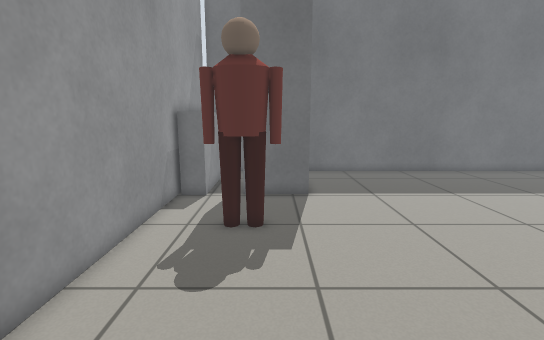
View 1 (above)

16 first-person views from a walk through a Gazebo world. The camera is 0.93 m above the floor, tilts 10° down and sees 85° across. Floor lines are 1 m apart. The floor is counted in squares, 0.25 m on a side. Each view is taken from the middle of a square. On the plan, view 1 faces up. The plan holds only what a view shows up to about 20 squares ahead; the rest is blank. Some stock models are drawn as simple stand-ins.

View 2
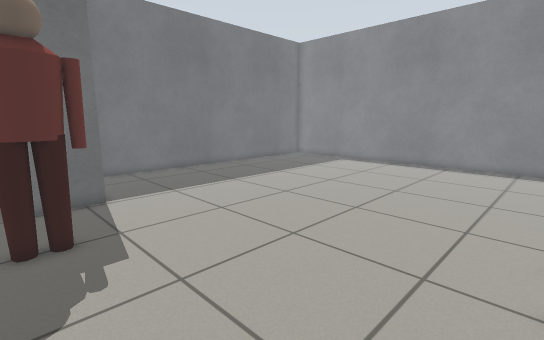

View 3
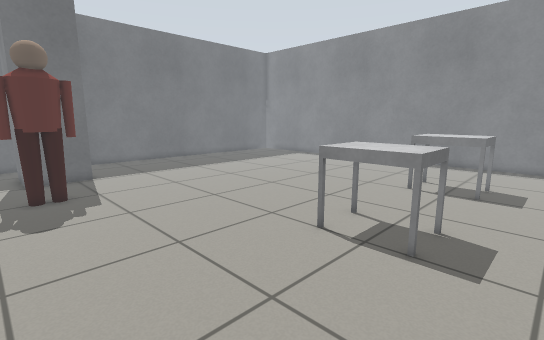

View 4
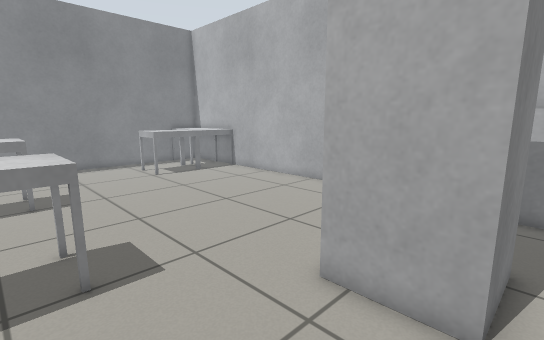

View 5
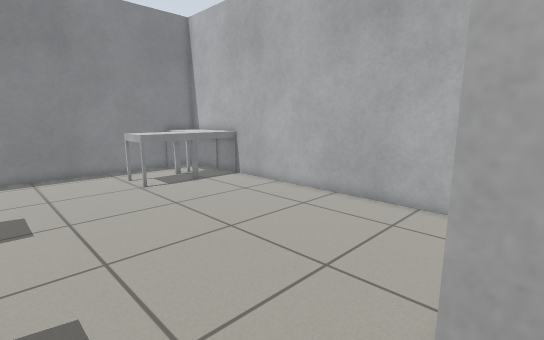

View 6
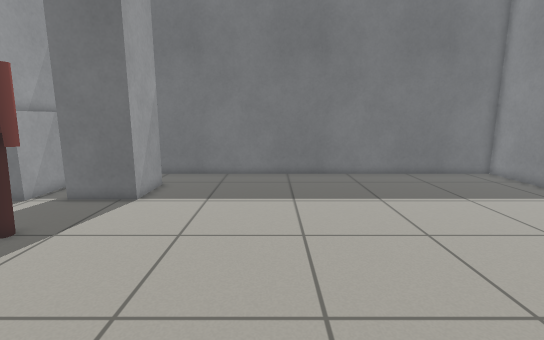

View 7
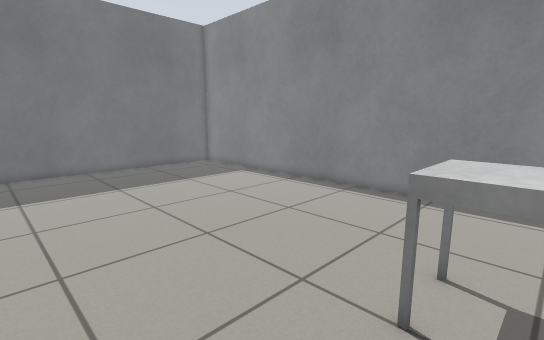

View 8
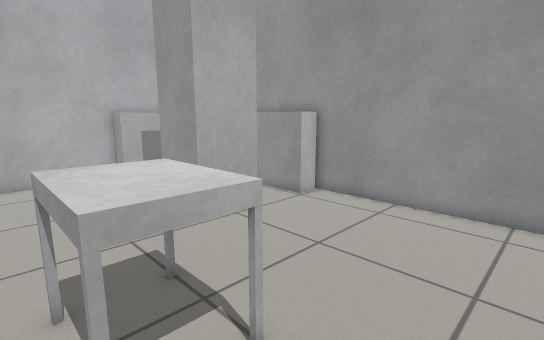

View 9
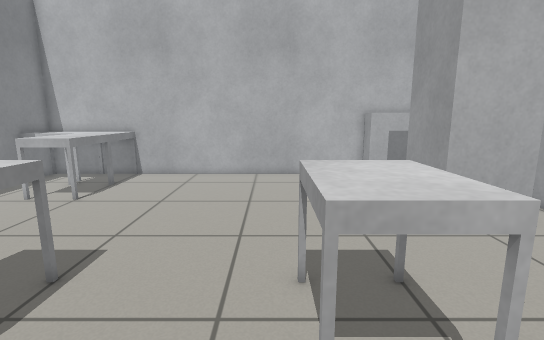

View 10
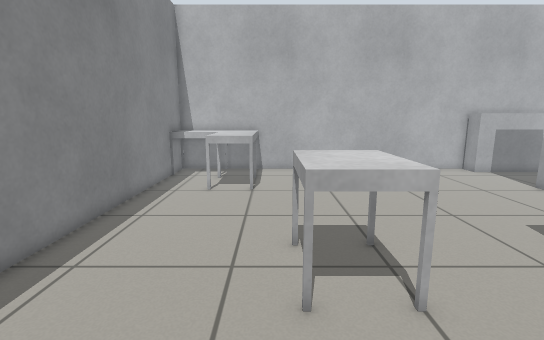

View 11
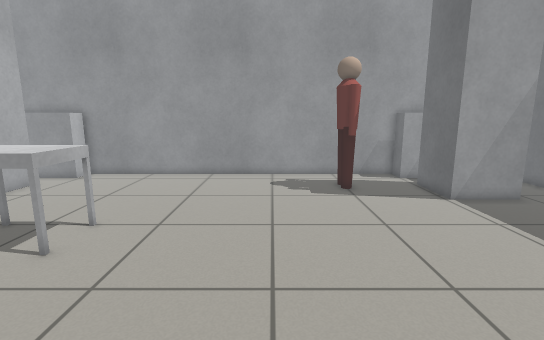

View 12
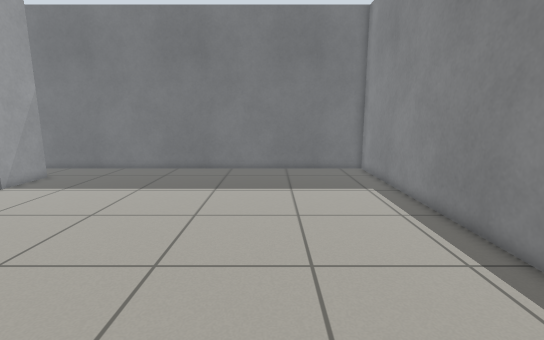

View 13
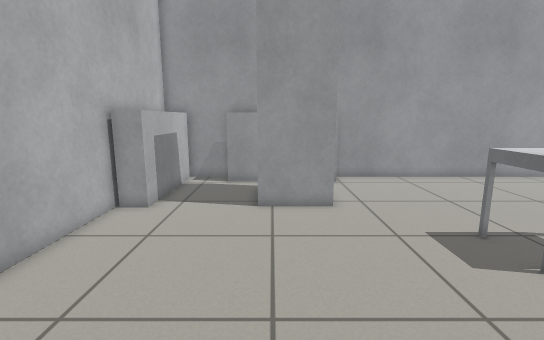

View 14
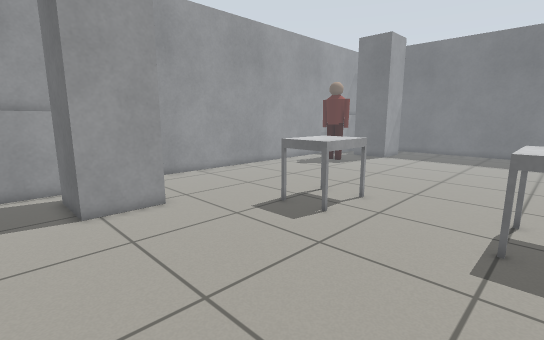

View 15
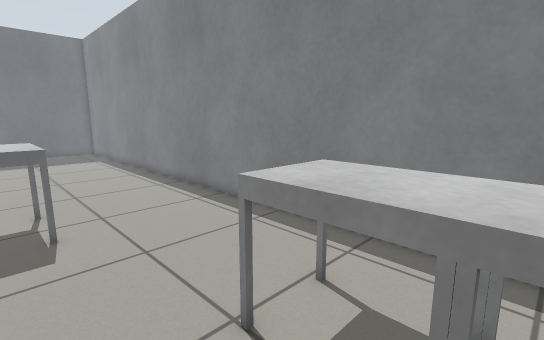

View 16
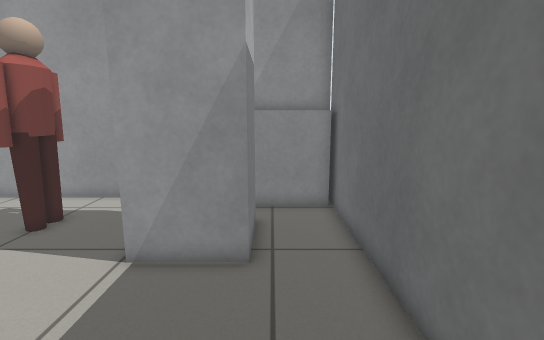

### Floor plan
Key: @ floor where view 1 was taken; # wall or solid block; . floor; = window, fence, low wall or low ledge; P person; T thing the floor can be seen under or through.
Columns run from 5 left of view 1 to 23 right of it. Each row starts with its distance up from view 1.
 21   ###########################
 20   #.........................#
 19   #.........................#
 18   #.........................#
 17   #.####....................#
 16   #.#  #....................#
 15  ##.# ##....................#
 14 ###.###.....................#
 13 #...........................#
 12 #...........................#
 11 #...........................#
 10 #..PPP......................#
  9 #...........................#
  8 #...........................#
  7 #...........................#
  6 #...........................#
  5 #...........................#
  4 #...........................#
  3 #...........................#
  2 #...........................#
  1 #...........................#
  0 #....@....===.....===.......#
 -1 #.........=##.....=##.......#
 -2 #.........=##.....=##.......#
 -3 #.........=##.....=##.......#
 -4 #...........................#
 -5 #...........................#
 -6 ##..........................#
 -7 ###.........................#
 -8  ##.####....................#
 -9   #.#  #....................#
-10   #.####..............===...#
-11  ##...................=TT...#
-12 ###...................=TT...#
-13 #.....................=TT...#
-14 #.....................=##===#
-15 ########..............=######
-16       ##..............=##
-17        #################

Where each view was taken, in squares from view 1:
view 1: 0 up, 0 right, facing up
view 2: 0 up, 2 left, facing up-right
view 3: 6 down, 3 left, facing up-right
view 4: 2 down, 2 left, facing down-right
view 5: 4 down, 1 right, facing down-right
view 6: 1 up, 8 right, facing up
view 7: 2 down, 8 right, facing up-right
view 8: 3 up, 8 right, facing down-left
view 9: 3 up, 8 right, facing down
view 10: 5 up, 16 right, facing down
view 11: 6 up, 15 right, facing left
view 12: 1 down, 16 right, facing up
view 13: 10 down, 14 right, facing left
view 14: 13 down, 14 right, facing up-left
view 15: 14 down, 14 right, facing up-right
view 16: 18 up, 9 right, facing left
